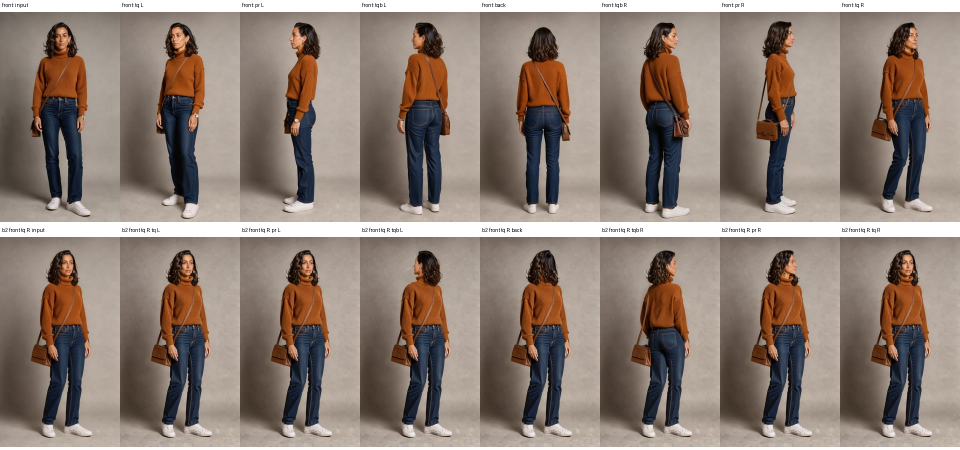
#> input picture .agents/mpi-kanban/tasks/MPI-1039/research/sheets/body_b3.jpg, 1920 x 900 px, given in place of kleinv3_age10_photo.png, which was not available (shown at 1/2 size)
$ python qrebuild.py out.png ../../../MPI-1039/research/sheets/body_b3.jpg
#> lines starting #> are read from the running program, lines starting #| are printed output that depends on the picture
"""MPI-1041 bench, batch 17: a child-SIZED body by REBUILD, not edit (batch 16: an edit keeps the figure or breaks it).
The batch 15 de-aged sheet's portrait half becomes the FACE picture of MPI-1042's Character Sheet from Images (the Qwen
arm, one sampling, as the app ships it), with NO body picture - Qwen copies a body picture's build, which would bring
the adult body back. The child's size and the sheet's own clothes go in the Changes words (the Flow would caption the
clothes with its describer; here they are written by hand). Clothed only. usage: qrebuild.py <out_dir> [klein]   - lease only
Batch 18: `klein` runs the Klein 9B arm instead (flow_character_sheet_from_images_klein.json, two samplings, its images
commercial-safe), same pictures and words."""
import json, os, subprocess, sys
from PIL import Image

OUT = sys.argv[1]
ARM = sys.argv[2] if len(sys.argv) > 2 else ''  # '' (Qwen) | klein | kleinshort | kleinviews
os.makedirs(OUT, exist_ok=True)
HERE = os.path.dirname(os.path.abspath(__file__))
REPO = os.path.abspath(os.path.join(HERE, '../../../../../..'))
RUN_API = os.path.join(REPO, '.agents/mpi-kanban/tasks/MPI-1042/research/bench-tools/run_api.py')
API = os.path.join(REPO, 'comfy_workflows/flow_character_sheet_from_images%s.json' % ('_klein' if ARM.startswith('klein') else ''))
INP = 'G:/ComfyUi/ComfyUI/input'
# Batch 18: Klein's PORTRAIT pass reads these words too, and the body words turned its portrait into a full figure.
# kleinshort = the age alone; kleinviews = the body words tied to the full-body views.
SIZE = {'kleinshort': 'A 10-year-old child. ',
        'kleinviews': ("A 10-year-old child. In the full-body views the child has a child's height and body proportions: "
                       'shorter arms and legs, a shorter torso and a larger head for the body. ')}.get(ARM, (
        "A 10-year-old child with a child's height and body proportions: a short, small body with shorter arms and legs, "
        'a shorter torso and a larger head for the body. '))
CLOTHES = {'photo': 'Wearing an olive green cotton jacket over a mustard yellow knit jumper, olive green trousers and '
                    'brown leather boots.',
           'fisher': 'Wearing a mustard yellow suit jacket over a white shirt and a grey tie, mustard yellow trousers, '
                     'brown leather shoes and a red knitted beanie.'}
spec = []
for sh in ('photo', 'fisher'):
    im = Image.open(os.path.join(OUT, f'kleinv3_age10_{sh}.png')).convert('RGB')
#> im is the input picture: PIL image 1920x900 RGB; mean R, G, B 141.1, 126.4, 117
    face = im.crop((im.width // 2, 0, im.width, im.height))
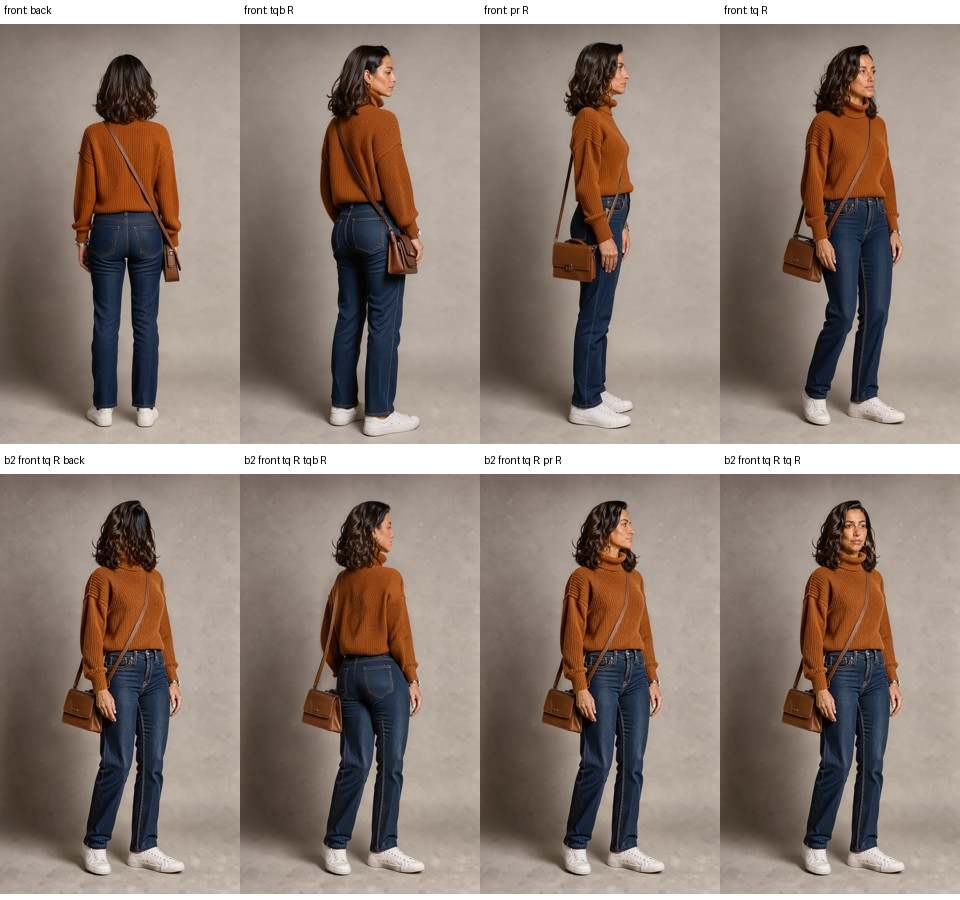
#> face: PIL image 960x900 RGB; mean R, G, B 141.1, 126.3, 116.9
    face.save(os.path.join(INP, f'mpi1041age_face_{sh}.png'))
    spec.append({'tag': f'rebuild{ARM}_age10_{sh}', 'api': API, 'set': {
        'Input_Image': {'image': f'mpi1041age_face_{sh}.png'},
        'Input_Box': {'x': 0, 'y': 0, 'width': face.width, 'height': face.height},
        'Input_Face_Pose': {'string': 'TURNED'}, 'Input_Positive': {'string': SIZE + CLOTHES[sh]},
        'Input_Seed': {'int': 42}}})
#> pass 2 of the loop `for sh in ('photo', 'fisher'):`:
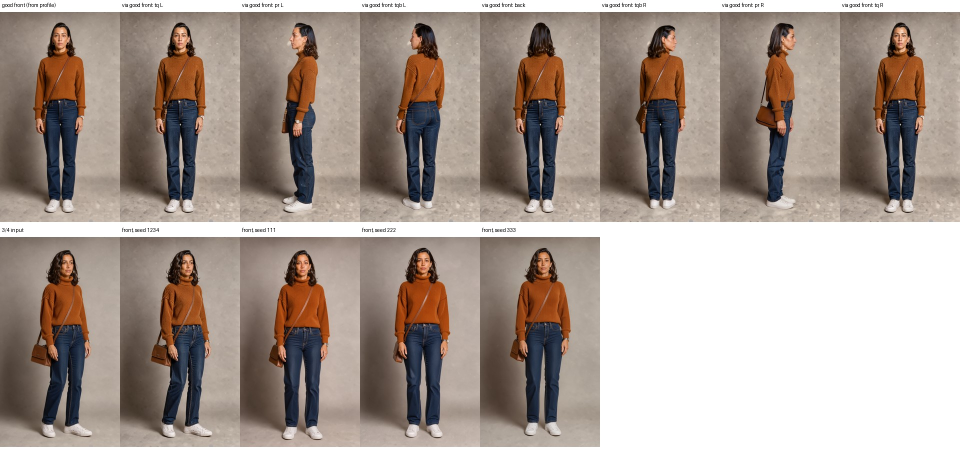
#> input picture .agents/mpi-kanban/tasks/MPI-1039/research/sheets/body_b5.jpg, 1920 x 900 px, given in place of kleinv3_age10_fisher.png, which was not available (shown at 1/2 size)
#> im is the input picture: PIL image 1920x900 RGB; mean R, G, B 165.6, 152.6, 144.2
#> `face = im.crop((im.width // 2, 0, im.width, im.height))`:
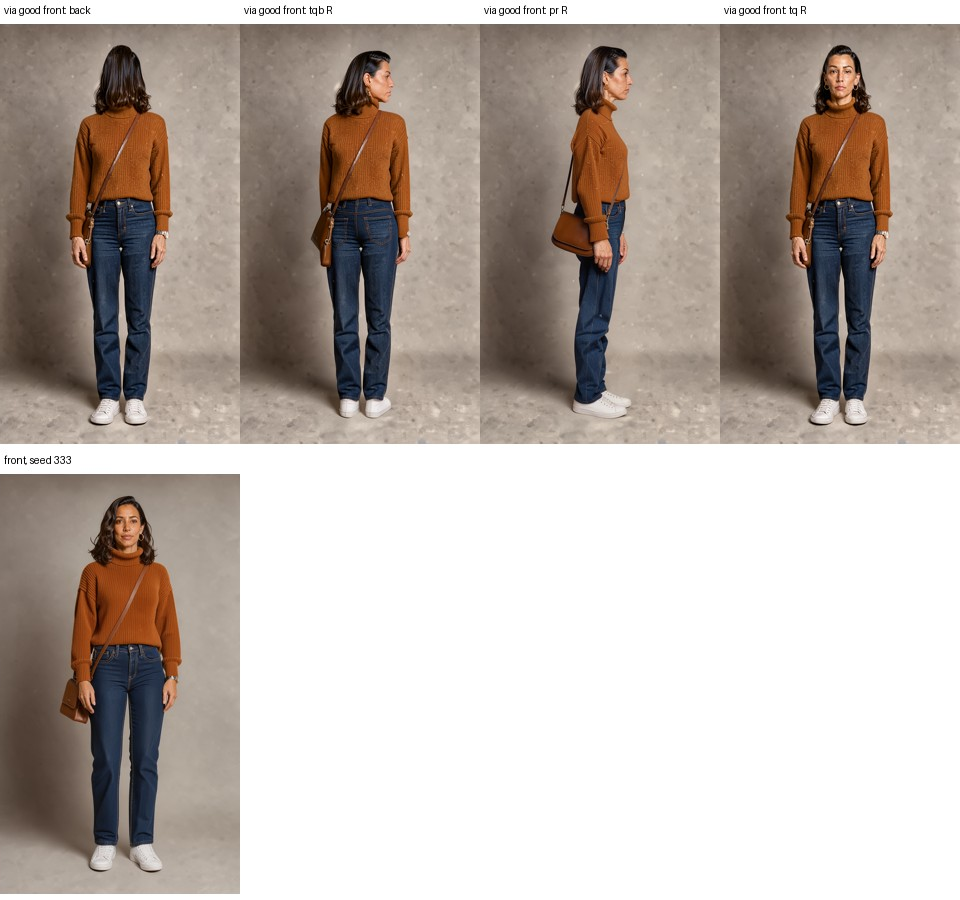
#> face: PIL image 960x900 RGB; mean R, G, B 186.2, 176.5, 169.9
p = os.path.join(OUT, f'qrebuild{ARM}_spec.json')
json.dump(spec, open(p, 'w', encoding='utf-8'), indent=1)
#> (the run stopped early here; a loop or call above may not have finished)
